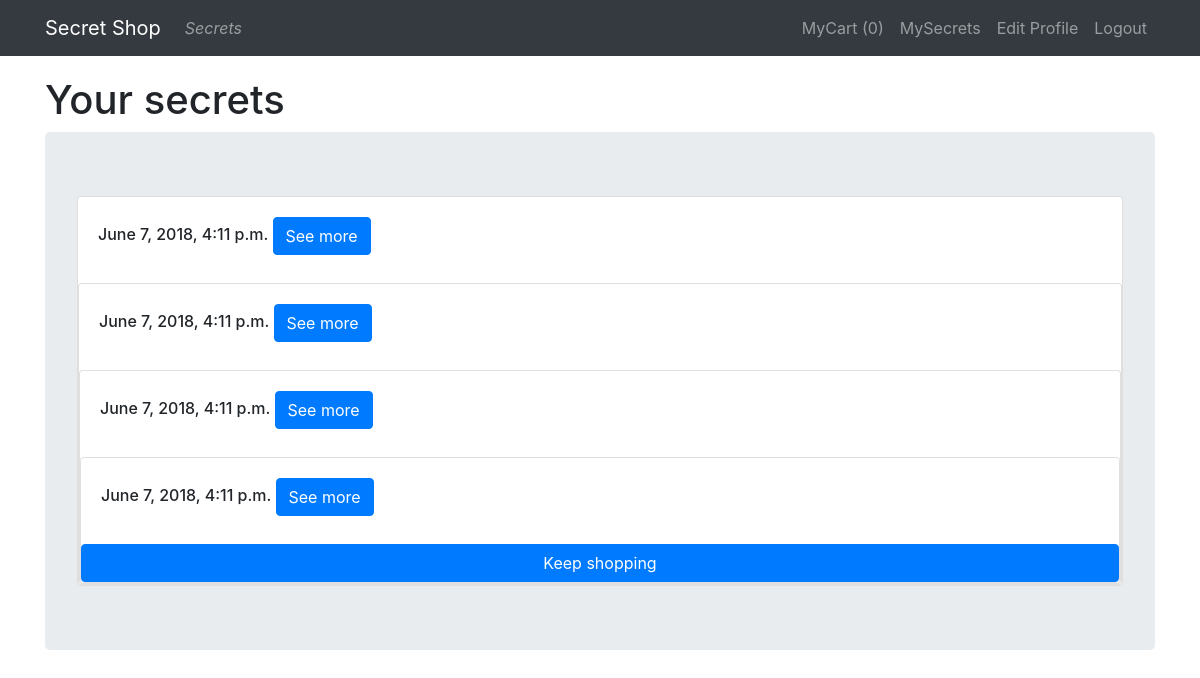
Page /user_secrets/ (signed in) on the committed database.
### secretsmodules/models.py (models this page shows)
class Secret(models.Model):
    title = models.CharField(max_length = 264, unique = False)
    description = models.TextField()
    price = models.DecimalField(decimal_places=2, max_digits=10)
    picture = models.ImageField(upload_to = 'secret_pics',blank = True)
    date = models.DateField()
    country_of_origin = models.ForeignKey('Country',on_delete=models.PROTECT)
    rank = models.IntegerField()

class Cart(models.Model):
    user = models.ForeignKey('UserProfile', on_delete=models.PROTECT)
    purchase_date = models.DateTimeField( auto_now_add = True)

### secretsmodules/views.py (the view)
# urls.py: url('user_secrets/', views.get_user_secrets, name='user_secrets'),
@login_required
def get_user_secrets(request):
    profile = UserProfile.objects.get(user=request.user)
    print(profile)
    purchased_items = Cart.objects.filter(user_id=profile.pk).values()
    user_purchased = list()
    for value in purchased_items:
        item = PurchasedItem.objects.get(cart_id=value['id']).__dict__
        secret_dict = {"secret": Secret.objects.filter(pk=item['secret_id']).values()[0],
                       "purchase_date": value['purchase_date']}
        user_purchased.append(secret_dict)
    user_purchased.sort(key=itemgetter('purchase_date'), reverse=True)
    return render(request, 'secretsmodules/user_secrets.html', context={'user_purchased': user_purchased})

### templates/secretsmodules/user_secrets.html (shortened to what this page needs)
{% extends 'secretsmodules/base.html' %}
{% block content %}
<div>
   <h1> Your secrets </h1>
   <div class="jumbotron">
      {% for key in user_purchased %}
      <div class="card">
         <div class="card-body">
            <h6>
             <span>{{key.purchase_date}}</span>
              <button class='btn btn-primary pull-right'  data-toggle="collapse" data-target="#collapseExample" aria-expanded="false" aria-controls="collapseExample">See more</button>
            </h6>
      </div>
      {% endfor %}
         <a class='btn btn-primary' href="/"> Keep shopping </a>
   </div>
</div>
{% endblock %}

### rows in the picture
Secret: purchase_date "June 7, 2018, 4:11 p.m."
Secret: purchase_date "June 7, 2018, 4:11 p.m."
Secret: purchase_date "June 7, 2018, 4:11 p.m."
Secret: purchase_date "June 7, 2018, 4:11 p.m."

### other values in the picture
{{ request.session.cart.items|length }} "0"
